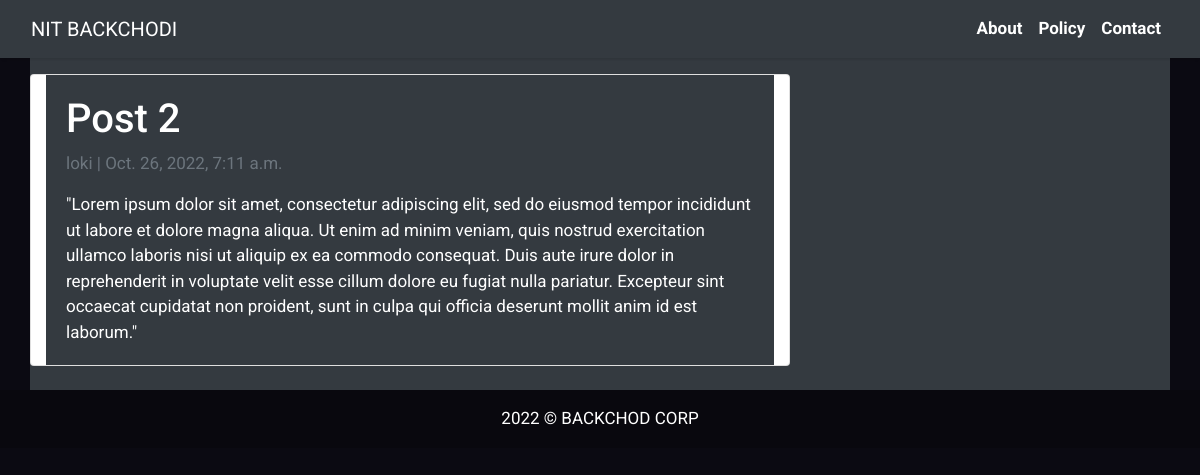
The page /post-2/ on the database its author committed.
### blog/models.py (models this page shows, shortened)
class Post(models.Model):
    title = models.CharField(max_length=200, unique=True)
    slug = models.SlugField(max_length=200, unique=True)
    author = models.ForeignKey(User, on_delete= models.CASCADE,related_name='blog_posts')
    updated_on = models.DateTimeField(auto_now= True)
    content = models.TextField()
    created_on = models.DateTimeField(auto_now_add=True)
    status = models.IntegerField(choices=STATUS, default=0)
    class Meta:
        ordering = ['-created_on']

### blog/views.py (the view)
# urls.py: path('<slug:slug>/', views.PostDetail.as_view(), name='post_detail'),
class PostDetail(generic.DeleteView):
    model =  Post
    template_name =  'post_detail.html'

### templates/post_detail.html (shortened to what this page needs)
{% extends 'base.html' %} {% block content %}
<div class="container bg-dark text-white display-flex justify-content-center">
  <div class="row">
    <div class="col-md-8 card mb-4  mt-3 left  top">
      <div class="card-body bg-dark text-white display-flex justify-content-center">
        <h1>{% block title %} {{ object.title }} {% endblock title %}</h1>
        <p class=" text-muted">{{ post.author }} | {{ post.created_on }}</p>
        <p class="card-text ">{{ object.content | safe }}</p>
      </div>
    </div>
  </div>
</div>
{% endblock content %}

### templates/base.html (style rules this page uses)
body { font-family: "Roboto", sans-serif; font-size: 17px; background-color: #0b0a12; }

### rows shown on the page
Post: title "Post 2", author "loki", created_on "Oct. 26, 2022, 7:11 a.m.", content "\"Lorem ipsum dolor sit amet, consectetur adipiscing elit, sed do eiusmod tempor incididunt ut labore et dolore magna aliqua. Ut enim ad minim veniam, quis nostrud exercitation ullamco laboris nisi ut aliquip ex ea commodo consequat. Duis aute irure dolor in reprehenderit in voluptate velit esse cillum dolore eu fugiat nulla pariatur. Excepteur sint occaecat cupidatat non proident, sunt in culpa qui officia deserunt mollit anim id est laborum.\""
